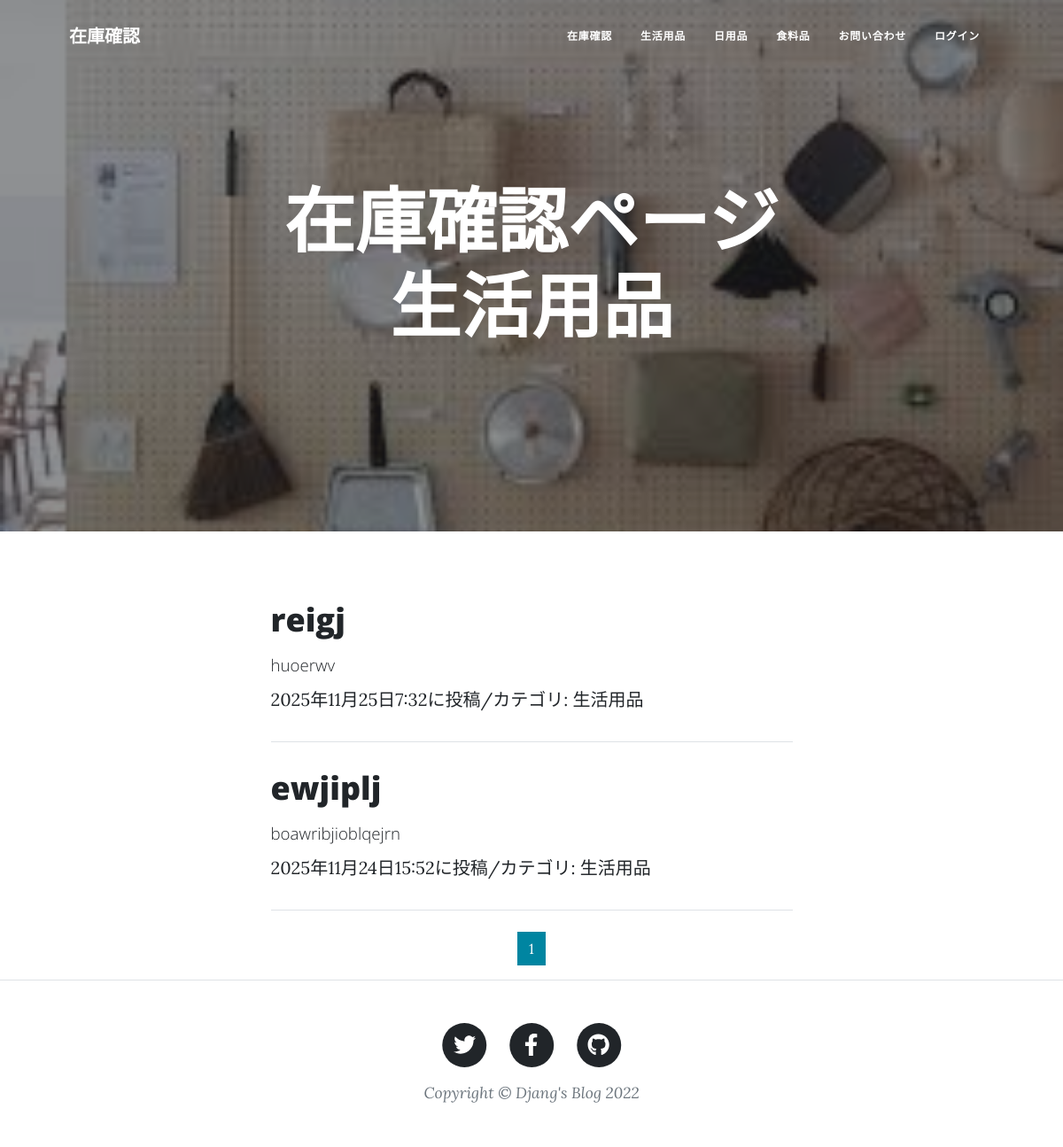
The page /daily_goods_list/ on the database as committed earlier.
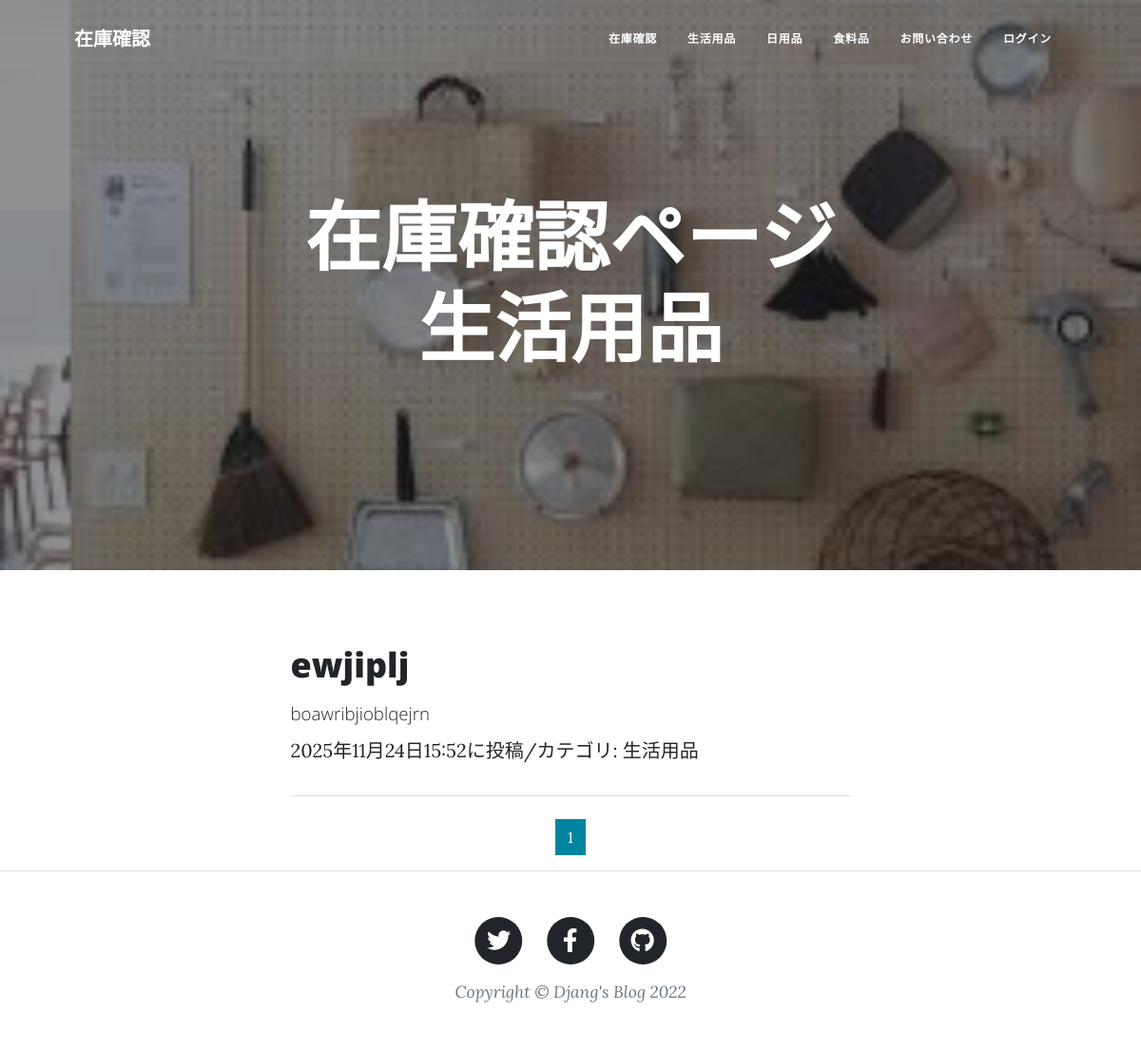
The same page on the database as committed later.
### inventory_control/models.py (models this page shows, shortened)
class InventoryPost(models.Model):
    CATEGORY=(('食料品','食料品'),
              ('日用品','日用品'),
              ('生活用品','生活用品'))
    title=models.CharField(
        verbose_name='商品名',
        max_length=200
    )
    content =models.TextField(
        verbose_name='商品説明'
    )
    posted_at=models.DateTimeField(
        verbose_name='投稿日時',
        auto_now_add=True
    )
    category=models.CharField(
        verbose_name='カテゴリ',
        max_length=50,
        choices=CATEGORY
    )
    quantity = models.PositiveIntegerField(
        verbose_name='在庫数',
        default=0
    )

### inventory_control/views.py (the view)
class Daily_goodsView(ListView):
    template_name ='daily_goods_list.html'
    model = InventoryPost
    context_object_name = 'daily_goods_records'
    queryset = InventoryPost.objects.filter(
        category='生活用品').order_by('-posted_at')
    paginate_by = 10

### inventory_control/templates/Daily_goods_list.html (shortened to what this page needs)
{% extends 'base.html' %}
{% load static %}
         {% block header %}
        <header class="masthead" style="background-image: url({% static 'assets/img/dailygoods.jpg' %})">
            <div class="container position-relative px-4 px-lg-5">
                <div class="row gx-4 gx-lg-5 justify-content-center">
                    <div class="col-md-10 col-lg-8 col-xl-7">
                        <div class="site-heading">
                            <h1>在庫確認ページ 生活用品</h1>
                        </div>
                    </div>
                </div>
            </div>
        </header>
        {% endblock %}
         {% block contents %}
        <div class="container px-4 px-lg-5">
            <div class="row gx-4 gx-lg-5 justify-content-center">
                <div class="col-md-10 col-lg-8 col-xl-7">
                    {% for record in daily_goods_records %}
                    <div class="post-preview">
                        <a href="{% url 'inventory:inventory_detail' record.pk %}">
                            <h2 class="post-title">
                                {{record.title}}</h2>
                            <h3 class="post-subtitle">
                                <span style="font-size: 14pt;">
                                    {{ record.content|truncatechars:50}}
                                </span>
                            </h3>
                        </a>
                            {{record.posted_at}}に投稿/カテゴリ:
                            {{record.category}}</p>
                    </div>
                    <hr class="my-4" />
                    {% endfor %}
                     {% include "pagination.html" %}
                </div>
            </div>
        </div>
        {% endblock %}

### inventory_control/templates/base.html (shortened to what this page needs)
{% load static %}
<!DOCTYPE html>
<html lang="ja">
    <head>
        <link href={% static 'css/styles.css' %} rel="stylesheet" />
    </head>
    <body>
        <nav class="navbar navbar-expand-lg navbar-light" id="mainNav">
            <div class="container px-4 px-lg-5">
                <a class="navbar-brand" href={% url 'inventory:index' %}>在庫確認</a>
                <div class="collapse navbar-collapse" id="navbarResponsive">
                    <ul class="navbar-nav ms-auto py-4 py-lg-0">
                        <li class="nav-item"><a class="nav-link px-lg-3 py-3 py-lg-4" href={% url 'inventory:index' %}>在庫確認</a></li>
                        <li class="nav-item"><a class="nav-link px-lg-3 py-3 py-lg-4" href="{% url 'inventory:daily_goods_list' %}">生活用品</a></li>
                        <li class="nav-item"><a class="nav-link px-lg-3 py-3 py-lg-4" href="{% url 'inventory:daily_necessities_list' %}">日用品</a></li>
                        <li class="nav-item"><a class="nav-link px-lg-3 py-3 py-lg-4" href="{% url 'inventory:groceries_list' %}">食料品</a></li>
                        <li class="nav-item"><a class="nav-link px-lg-3 py-3 py-lg-4" href="{% url 'inventory:contact' %}">お問い合わせ</a></li>
                        {% if user.is_authenticated %}
                        <li class="nav-item"><a class="nav-link px-lg-3 py-3 py-lg-4" href="{% url 'inventory:logout' %}">ログアウト</a></li>
                        {% else %}
                        <li class="nav-item"><a class="nav-link px-lg-3 py-3 py-lg-4" href="{% url 'inventory:login' %}">ログイン</a></li>
                        {% endif %}
                    </ul>
                </div>
            </div>
        </nav>
         {% block header %}{% endblock %}
         {% block contents %}
        {% endblock %}
        <footer class="border-top">
            <div class="container px-4 px-lg-5">
                <div class="row gx-4 gx-lg-5 justify-content-center">
                    <div class="col-md-10 col-lg-8 col-xl-7">
                        <ul class="list-inline text-center">
                            <li class="list-inline-item">
                                <a href="https://twitter.com/">
                                    <span class="fa-stack fa-lg">
                                        <i class="fas fa-circle fa-stack-2x"></i>
                                        <i class="fab fa-twitter fa-stack-1x fa-inverse"></i>
                                    </span>
                                </a>
                            </li>
                            <li class="list-inline-item">
                                <a href="https://www.facebook.com/">
                                    <span class="fa-stack fa-lg">
                                        <i class="fas fa-circle fa-stack-2x"></i>
                                        <i class="fab fa-facebook-f fa-stack-1x fa-inverse">
                                        </i>
                                    </span>
                                </a>
                            </li>
                            <li class="list-inline-item">
                                <a href="https://github.co.jp/">
                                    <span class="fa-stack fa-lg">
                                        <i class="fas fa-circle fa-stack-2x"></i>
                                        <i class="fab fa-github fa-stack-1x fa-inverse"></i>
                                    </span>
                                </a>
                            </li>
                        </ul>
                        <div class="small text-center text-muted fst-italic">
                            Copyright &copy; Djang's Blog 2022</div>
                    </div>
                </div>
            </div>
        </footer>
    </body>
</html>

### inventory_control/templates/pagination.html (shortened to what this page needs)
<ul class="pagination"
    style="justify-content:center">
    {% for num in page_obj.paginator.page_range %}
        {% if page_obj.number == num %}
        <li class="page-item active">
            <span class="page-link">{{ num }}</span>
        </li>
        {% else %}
        <li class="page-item">
            <a class="page-link" href="?page={{ num }}">{{ num }}</a>
        </li>
        {% endif %}
    {% endfor %}
</ul>

Rows that differ between the two databases and show on the page:
removed InventoryPost: title "reigj", content "huoerwv", posted_at "2025年11月25日7:32", category "生活用品"
